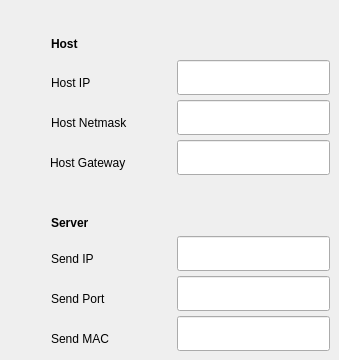
    <widget class="QWidget" name="Network_Setup">
     <attribute name="title">
      <string>Network</string>
     </attribute>
     <widget class="QLineEdit" name="SENDIP_Input">
      <property name="geometry">
       <rect>
        <x>177</x>
        <y>236</y>
        <width>153</width>
        <height>35</height>
       </rect>
      </property>
      <property name="palette">
       <palette>
        <active>
         <colorrole role="Text">
          <brush brushstyle="SolidPattern">
           <color alpha="255">
            <red>255</red>
            <green>0</green>
            <blue>0</blue>
           </color>
          </brush>
         </colorrole>
        </active>
        <inactive>
         <colorrole role="Text">
          <brush brushstyle="SolidPattern">
           <color alpha="255">
            <red>255</red>
            <green>0</green>
            <blue>0</blue>
           </color>
          </brush>
         </colorrole>
        </inactive>
        <disabled>
         <colorrole role="Text">
          <brush brushstyle="SolidPattern">
           <color alpha="255">
            <red>159</red>
            <green>158</green>
            <blue>158</blue>
           </color>
          </brush>
         </colorrole>
        </disabled>
       </palette>
      </property>
      <property name="mouseTracking">
       <bool>false</bool>
      </property>
      <property name="acceptDrops">
       <bool>false</bool>
      </property>
      <property name="maxLength">
       <number>15</number>
      </property>
     </widget>
     <widget class="QLabel" name="Send_MAC">
      <property name="geometry">
       <rect>
        <x>51</x>
        <y>326</y>
        <width>87</width>
        <height>25</height>
       </rect>
      </property>
      <property name="text">
       <string>Send MAC</string>
      </property>
     </widget>
     <widget class="QLabel" name="Send_Port">
      <property name="geometry">
       <rect>
        <x>51</x>
        <y>286</y>
        <width>92</width>
        <height>25</height>
       </rect>
      </property>
      <property name="text">
       <string>Send Port</string>
      </property>
     </widget>
     <widget class="QLabel" name="Server">
      <property name="geometry">
       <rect>
        <x>51</x>
        <y>210</y>
        <width>58</width>
        <height>25</height>
       </rect>
      </property>
      <property name="font">
       <font>
        <weight>75</weight>
        <bold>true</bold>
       </font>
      </property>
      <property name="text">
       <string>Server</string>
      </property>
     </widget>
     <widget class="QLabel" name="Host_Netmask">
      <property name="geometry">
       <rect>
        <x>51</x>
        <y>110</y>
        <width>120</width>
        <height>25</height>
       </rect>
      </property>
      <property name="text">
       <string>Host Netmask</string>
      </property>
     </widget>
     <widget class="QLineEdit" name="HOSTIP_Input">
      <property name="geometry">
       <rect>
        <x>177</x>
        <y>60</y>
        <width>153</width>
        <height>35</height>
       </rect>
      </property>
      <property name="palette">
       <palette>
        <active>
         <colorrole role="Text">
          <brush brushstyle="SolidPattern">
           <color alpha="255">
            <red>255</red>
            <green>0</green>
            <blue>0</blue>
           </color>
          </brush>
         </colorrole>
        </active>
        <inactive>
         <colorrole role="Text">
          <brush brushstyle="SolidPattern">
           <color alpha="255">
            <red>255</red>
            <green>0</green>
            <blue>0</blue>
           </color>
          </brush>
         </colorrole>
        </inactive>
        <disabled>
         <colorrole role="Text">
          <brush brushstyle="SolidPattern">
           <color alpha="255">
            <red>159</red>
            <green>158</green>
            <blue>158</blue>
           </color>
          </brush>
         </colorrole>
        </disabled>
       </palette>
      </property>
      <property name="mouseTracking">
       <bool>false</bool>
      </property>
      <property name="acceptDrops">
       <bool>false</bool>
      </property>
      <property name="maxLength">
       <number>15</number>
      </property>
     </widget>
     <widget class="QLabel" name="Host">
      <property name="geometry">
       <rect>
        <x>51</x>
        <y>31</y>
        <width>41</width>
        <height>25</height>
       </rect>
      </property>
      <property name="palette">
       <palette>
        <active>
         <colorrole role="Text">
          <brush brushstyle="SolidPattern">
           <color alpha="255">
            <red>0</red>
            <green>0</green>
            <blue>0</blue>
           </color>
          </brush>
         </colorrole>
        </active>
        <inactive>
         <colorrole role="Text">
          <brush brushstyle="SolidPattern">
           <color alpha="255">
            <red>0</red>
            <green>0</green>
            <blue>0</blue>
           </color>
          </brush>
         </colorrole>
        </inactive>
        <disabled>
         <colorrole role="Text">
          <brush brushstyle="SolidPattern">
           <color alpha="255">
            <red>159</red>
            <green>158</green>
            <blue>158</blue>
           </color>
          </brush>
         </colorrole>
        </disabled>
       </palette>
      </property>
      <property name="font">
       <font>
        <weight>75</weight>
        <bold>true</bold>
       </font>
      </property>
      <property name="text">
       <string>Host</string>
      </property>
     </widget>
     <widget class="QLineEdit" name="SENDPORT_Input">
      <property name="geometry">
       <rect>
        <x>177</x>
        <y>276</y>
        <width>153</width>
        <height>35</height>
       </rect>
      </property>
      <property name="palette">
       <palette>
        <active>
         <colorrole role="Text">
          <brush brushstyle="SolidPattern">
           <color alpha="255">
            <red>255</red>
            <green>0</green>
            <blue>0</blue>
           </color>
          </brush>
         </colorrole>
        </active>
        <inactive>
         <colorrole role="Text">
          <brush brushstyle="SolidPattern">
           <color alpha="255">
            <red>255</red>
            <green>0</green>
            <blue>0</blue>
           </color>
          </brush>
         </colorrole>
        </inactive>
        <disabled>
         <colorrole role="Text">
          <brush brushstyle="SolidPattern">
           <color alpha="255">
            <red>159</red>
            <green>158</green>
            <blue>158</blue>
           </color>
          </brush>
         </colorrole>
        </disabled>
       </palette>
      </property>
      <property name="mouseTracking">
       <bool>false</bool>
      </property>
      <property name="acceptDrops">
       <bool>false</bool>
      </property>
      <property name="maxLength">
       <number>5</number>
      </property>
     </widget>
     <widget class="QLabel" name="Send_IP">
      <property name="geometry">
       <rect>
        <x>51</x>
        <y>246</y>
        <width>73</width>
        <height>25</height>
       </rect>
      </property>
      <property name="text">
       <string>Send IP</string>
      </property>
     </widget>
     <widget class="QLineEdit" name="SENDMAC_Input">
      <property name="geometry">
       <rect>
        <x>177</x>
        <y>316</y>
        <width>153</width>
        <height>35</height>
       </rect>
      </property>
      <property name="palette">
       <palette>
        <active>
         <colorrole role="Text">
          <brush brushstyle="SolidPattern">
           <color alpha="255">
            <red>255</red>
            <green>0</green>
            <blue>0</blue>
           </color>
          </brush>
         </colorrole>
        </active>
        <inactive>
         <colorrole role="Text">
          <brush brushstyle="SolidPattern">
           <color alpha="255">
            <red>255</red>
            <green>0</green>
            <blue>0</blue>
           </color>
          </brush>
         </colorrole>
        </inactive>
        <disabled>
         <colorrole role="Text">
          <brush brushstyle="SolidPattern">
           <color alpha="255">
            <red>159</red>
            <green>158</green>
            <blue>158</blue>
           </color>
          </brush>
         </colorrole>
        </disabled>
       </palette>
      </property>
      <property name="mouseTracking">
       <bool>false</bool>
      </property>
      <property name="acceptDrops">
       <bool>false</bool>
      </property>
      <property name="maxLength">
       <number>17</number>
      </property>
     </widget>
     <widget class="QLabel" name="Host_IP">
      <property name="geometry">
       <rect>
        <x>51</x>
        <y>70</y>
        <width>70</width>
        <height>25</height>
       </rect>
      </property>
      <property name="text">
       <string>Host IP</string>
      </property>
     </widget>
     <widget class="QLineEdit" name="HOSTNETMASK_Input">
      <property name="geometry">
       <rect>
        <x>177</x>
        <y>100</y>
        <width>153</width>
        <height>35</height>
       </rect>
      </property>
      <property name="palette">
       <palette>
        <active>
         <colorrole role="Text">
          <brush brushstyle="SolidPattern">
           <color alpha="255">
            <red>255</red>
            <green>0</green>
            <blue>0</blue>
           </color>
          </brush>
         </colorrole>
        </active>
        <inactive>
         <colorrole role="Text">
          <brush brushstyle="SolidPattern">
           <color alpha="255">
            <red>255</red>
            <green>0</green>
            <blue>0</blue>
           </color>
          </brush>
         </colorrole>
        </inactive>
        <disabled>
         <colorrole role="Text">
          <brush brushstyle="SolidPattern">
           <color alpha="255">
            <red>159</red>
            <green>158</green>
            <blue>158</blue>
           </color>
          </brush>
         </colorrole>
        </disabled>
       </palette>
      </property>
      <property name="mouseTracking">
       <bool>false</bool>
      </property>
      <property name="acceptDrops">
       <bool>false</bool>
      </property>
      <property name="maxLength">
       <number>15</number>
      </property>
     </widget>
     <widget class="QLineEdit" name="HOSTGATEWAY_Input">
      <property name="geometry">
       <rect>
        <x>177</x>
        <y>140</y>
        <width>153</width>
        <height>35</height>
       </rect>
      </property>
      <property name="palette">
       <palette>
        <active>
         <colorrole role="Text">
          <brush brushstyle="SolidPattern">
           <color alpha="255">
            <red>255</red>
            <green>0</green>
            <blue>0</blue>
           </color>
          </brush>
         </colorrole>
        </active>
        <inactive>
         <colorrole role="Text">
          <brush brushstyle="SolidPattern">
           <color alpha="255">
            <red>255</red>
            <green>0</green>
            <blue>0</blue>
           </color>
          </brush>
         </colorrole>
        </inactive>
        <disabled>
         <colorrole role="Text">
          <brush brushstyle="SolidPattern">
           <color alpha="255">
            <red>159</red>
            <green>158</green>
            <blue>158</blue>
           </color>
          </brush>
         </colorrole>
        </disabled>
       </palette>
      </property>
      <property name="mouseTracking">
       <bool>false</bool>
      </property>
      <property name="acceptDrops">
       <bool>false</bool>
      </property>
      <property name="maxLength">
       <number>15</number>
      </property>
     </widget>
     <widget class="QLabel" name="Host_Netmask_2">
      <property name="geometry">
       <rect>
        <x>50</x>
        <y>150</y>
        <width>120</width>
        <height>25</height>
       </rect>
      </property>
      <property name="text">
       <string>Host Gateway</string>
      </property>
     </widget>
    </widget>
